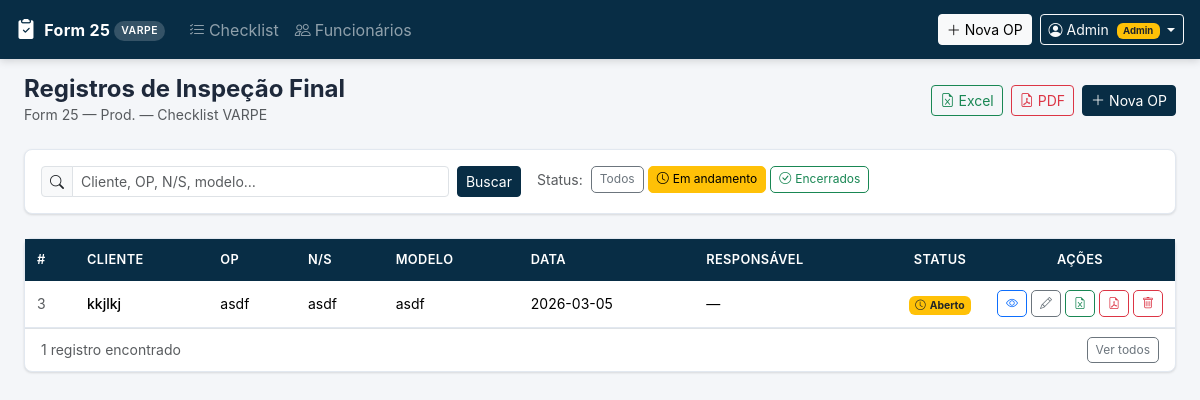
/?q=&f=abertos (signed in), run on the app's committed database.
### tables this page shows
CREATE TABLE registros (
            id INTEGER PRIMARY KEY AUTOINCREMENT,
            cliente TEXT,
            op TEXT,
            ns TEXT,
            modelo TEXT,
            data TEXT,
            producao TEXT,
            responsavel TEXT,
            respostas TEXT DEFAULT '{}',
            created_at TEXT DEFAULT (datetime('now', 'localtime')),
            updated_at TEXT DEFAULT (datetime('now', 'localtime'))
        , encerrado INTEGER DEFAULT 0, assinatura_qualidade TEXT, assinatura_producao TEXT, criado_por_id INTEGER, encerrado_em TEXT);

### app.py (the view)
@app.route("/")
@login_required
def index():
    busca   = request.args.get("q", "").strip()
    filtro  = request.args.get("f", "todos")
    registros = db.listar_registros(busca or None)
    if filtro == "abertos":
        registros = [r for r in registros if not r.get("encerrado")]
    elif filtro == "encerrados":
        registros = [r for r in registros if r.get("encerrado")]
    return render_template("index.html", registros=registros, busca=busca, filtro=filtro)

### app.py (called while the page is built)
def login_required(f):
    @wraps(f)
    def decorated(*args, **kwargs):
        if "user_id" not in session:
            return redirect(url_for("login", next=request.path))
        return f(*args, **kwargs)
    return decorated

### database.py (called while the page is built)
def get_db():
    conn = sqlite3.connect(DB_PATH)
    conn.row_factory = sqlite3.Row
    return conn

def listar_registros(busca=None):
    conn = get_db()
    if busca:
        like = f"%{busca}%"
        rows = conn.execute(
            """SELECT r.*, f.nome as criado_por_nome
               FROM registros r LEFT JOIN funcionarios f ON r.criado_por_id = f.id
               WHERE r.cliente LIKE ? OR r.op LIKE ? OR r.ns LIKE ?
                  OR r.modelo LIKE ? OR r.responsavel LIKE ?
               ORDER BY r.id DESC""",
            (like, like, like, like, like),
        ).fetchall()
    else:
        rows = conn.execute(
            """SELECT r.*, f.nome as criado_por_nome
               FROM registros r LEFT JOIN funcionarios f ON r.criado_por_id = f.id
               ORDER BY r.id DESC"""
        ).fetchall()
    conn.close()
    return [dict(r) for r in rows]

### templates/index.html (shortened to what this page needs)
{% extends "base.html" %}
{% block content %}
<div class="page-header d-flex align-items-center justify-content-between mb-4 flex-wrap gap-3">
  <div>
    <h1 class="h4 mb-0 fw-bold">Registros de Inspeção Final</h1>
    <p class="text-muted small mb-0">Form 25 — Prod. — Checklist VARPE</p>
  </div>
  <div class="d-flex gap-2 flex-wrap">
    <a href="{{ url_for('exportar_excel_lista') }}" class="btn btn-outline-success btn-sm">
      <i class="bi bi-file-earmark-excel me-1"></i>Excel
    </a>
    <a href="{{ url_for('exportar_pdf_lista') }}" class="btn btn-outline-danger btn-sm">
      <i class="bi bi-file-earmark-pdf me-1"></i>PDF
    </a>
    {% if session.is_admin %}
    <a href="{{ url_for('novo') }}" class="btn btn-primary btn-sm">
      <i class="bi bi-plus-lg me-1"></i>Nova OP
    </a>
    {% endif %}
  </div>
</div>
<div class="card mb-4">
  <div class="card-body py-3">
    <div class="d-flex flex-wrap gap-3 align-items-start">
      <form method="get" class="d-flex gap-2 align-items-center flex-fill" style="min-width:200px;max-width:480px">
        <div class="input-group input-group-sm">
          <span class="input-group-text"><i class="bi bi-search"></i></span>
          <input type="text" name="q" class="form-control" placeholder="Cliente, OP, N/S, modelo…" value="{{ busca }}">
        </div>
        <button type="submit" class="btn btn-sm btn-primary flex-shrink-0">Buscar</button>
      </form>
      <div class="d-flex gap-1 flex-wrap align-items-center">
        <span class="small text-muted me-1">Status:</span>
        <a href="{{ url_for('index', q=busca, f='todos') }}"
           class="btn btn-xs {% if filtro == 'todos' %}btn-secondary{% else %}btn-outline-secondary{% endif %}">
          Todos
        </a>
        <a href="{{ url_for('index', q=busca, f='abertos') }}"
           class="btn btn-xs {% if filtro == 'abertos' %}btn-warning{% else %}btn-outline-warning{% endif %}">
          <i class="bi bi-clock me-1"></i>Em andamento
        </a>
        <a href="{{ url_for('index', q=busca, f='encerrados') }}"
           class="btn btn-xs {% if filtro == 'encerrados' %}btn-success{% else %}btn-outline-success{% endif %}">
          <i class="bi bi-check-circle me-1"></i>Encerrados
        </a>
      </div>
    </div>
  </div>
</div>
<div class="card">
  <div class="card-body p-0">
    {% if registros %}
    <div class="table-responsive">
      <table class="table table-hover mb-0">
        <thead>
          <tr>
            <th style="width:50px">#</th>
            <th>Cliente</th>
            <th>OP</th>
            <th>N/S</th>
            <th>Modelo</th>
            <th>Data</th>
            <th>Responsável</th>
            <th style="width:90px" class="text-center">Status</th>
            <th style="width:160px" class="text-center">Ações</th>
          </tr>
        </thead>
        <tbody>
          {% for reg in registros %}
          <tr>
            <td class="text-muted small">{{ reg.id }}</td>
            <td class="fw-medium">{{ reg.cliente or '—' }}</td>
            <td>{{ reg.op or '—' }}</td>
            <td>{{ reg.ns or '—' }}</td>
            <td>{{ reg.modelo or '—' }}</td>
            <td class="text-nowrap">{{ reg.data or '—' }}</td>
            <td>{{ reg.responsavel or '—' }}</td>
            <td class="text-center">
              {% if reg.encerrado %}
                <span class="badge bg-success" style="font-size:.65rem"><i class="bi bi-lock me-1"></i>Encerrado</span>
              {% else %}
                <span class="badge bg-warning text-dark" style="font-size:.65rem"><i class="bi bi-clock me-1"></i>Aberto</span>
              {% endif %}
            </td>
            <td class="text-center">
              <div class="d-flex gap-1 justify-content-center">
                <a href="{{ url_for('ver', registro_id=reg.id) }}" class="btn btn-xs btn-outline-primary" title="Visualizar">
                  <i class="bi bi-eye"></i>
                </a>
                {% if not reg.encerrado or session.is_admin %}
                <a href="{{ url_for('editar', registro_id=reg.id) }}" class="btn btn-xs btn-outline-secondary" title="Editar">
                  <i class="bi bi-pencil"></i>
                </a>
                {% endif %}
                <a href="{{ url_for('exportar_excel', registro_id=reg.id) }}" class="btn btn-xs btn-outline-success" title="Excel">
                  <i class="bi bi-file-earmark-excel"></i>
                </a>
                <a href="{{ url_for('exportar_pdf', registro_id=reg.id) }}" class="btn btn-xs btn-outline-danger" title="PDF">
                  <i class="bi bi-file-earmark-pdf"></i>
                </a>
                {% if session.is_admin %}
                <form method="post" action="{{ url_for('excluir', registro_id=reg.id) }}" class="d-inline"
                      onsubmit="return confirm('Excluir este registro?')">
                  <button type="submit" class="btn btn-xs btn-outline-danger" title="Excluir">
                    <i class="bi bi-trash"></i>
                  </button>
                </form>
                {% endif %}
              </div>
            </td>
          </tr>
          {% endfor %}
        </tbody>
      </table>
    </div>
    <div class="px-3 py-2 text-muted small border-top d-flex align-items-center justify-content-between">
      <span>{{ registros|length }} registro{{ 's' if registros|length != 1 else '' }} encontrado{{ 's' if registros|length != 1 else '' }}</span>
      {% if filtro != 'todos' %}
        <a href="{{ url_for('index', q=busca) }}" class="btn btn-xs btn-outline-secondary">Ver todos</a>
      {% endif %}
    </div>
    {% endif %}
  </div>
</div>
{% endblock %}

### static/css/style.css (style rules this page uses)
:root { --azul: #082d45; --azul-medio: #1a4a6e; --azul-claro: #d0e8f5; --cinza-fundo: #f4f6f9; --cinza-borda: #e2e8f0; --ok-bg: #d4edda; --ok-text: #155724; --ok-border: #c3e6cb; --nok-bg: #f8d7da; --nok-text: #721c24; --nok-border: #f5c6cb; --na-bg: #fff3cd; --na-text: #856404; --na-border: #ffeeba; --radius: 8px; --shadow: 0 1px 3px rgba(0,0,0,.08), 0 1px 2px rgba(0,0,0,.05); }
body { background-color: var(--cinza-fundo); font-family: 'Inter', system-ui, -apple-system, sans-serif; color: #1e293b; }
.card { border: 1px solid var(--cinza-borda); border-radius: var(--radius); box-shadow: var(--shadow); }
.table thead th { background: var(--azul); color: #fff; font-weight: 600; font-size: 0.8rem; text-transform: uppercase; letter-spacing: .4px; border: none; padding: 0.7rem 0.75rem; white-space: nowrap; }
.table tbody td { vertical-align: middle; font-size: 0.875rem; border-color: var(--cinza-borda); padding: 0.6rem 0.75rem; }
.btn-primary { background-color: var(--azul); border-color: var(--azul); }
.btn-xs { font-size: 0.75rem; padding: 0.25rem 0.5rem; line-height: 1.4; border-radius: 5px; }

### data on the page
registros: id "3", cliente "kkjlkj", op "asdf", ns "asdf", modelo "asdf", data "2026-03-05", responsavel "—", encerrado 0 (drawn)

### other printed values
{{ session.user_nome or 'Usuário' }} "Admin"
{{ registros|length }} "1"
